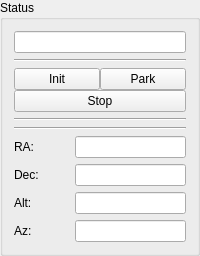
      <widget class="QGroupBox" name="groupStatus">
       <property name="title">
        <string>Status</string>
       </property>
       <layout class="QVBoxLayout" name="verticalLayout">
        <item>
         <widget class="QLineEdit" name="labelStatus">
          <property name="alignment">
           <set>Qt::AlignCenter</set>
          </property>
          <property name="readOnly">
           <bool>true</bool>
          </property>
         </widget>
        </item>
        <item>
         <widget class="Line" name="line_3">
          <property name="orientation">
           <enum>Qt::Horizontal</enum>
          </property>
         </widget>
        </item>
        <item>
         <layout class="QGridLayout" name="gridLayout_5">
          <property name="spacing">
           <number>0</number>
          </property>
          <item row="0" column="0">
           <widget class="QPushButton" name="buttonInit">
            <property name="text">
             <string>Init</string>
            </property>
           </widget>
          </item>
          <item row="0" column="1">
           <widget class="QPushButton" name="buttonPark">
            <property name="text">
             <string>Park</string>
            </property>
           </widget>
          </item>
          <item row="1" column="0" colspan="2">
           <widget class="QPushButton" name="buttonStop">
            <property name="text">
             <string>Stop</string>
            </property>
           </widget>
          </item>
         </layout>
        </item>
        <item>
         <widget class="Line" name="line_5">
          <property name="orientation">
           <enum>Qt::Horizontal</enum>
          </property>
         </widget>
        </item>
        <item>
         <widget class="Line" name="line_4">
          <property name="orientation">
           <enum>Qt::Horizontal</enum>
          </property>
         </widget>
        </item>
        <item>
         <layout class="QGridLayout" name="gridLayout" columnstretch="1,2">
          <item row="0" column="0">
           <widget class="QLabel" name="label">
            <property name="text">
             <string>RA:</string>
            </property>
           </widget>
          </item>
          <item row="0" column="1">
           <widget class="QLineEdit" name="labelCurRA">
            <property name="alignment">
             <set>Qt::AlignCenter</set>
            </property>
            <property name="readOnly">
             <bool>true</bool>
            </property>
           </widget>
          </item>
          <item row="1" column="0">
           <widget class="QLabel" name="label_2">
            <property name="text">
             <string>Dec:</string>
            </property>
           </widget>
          </item>
          <item row="1" column="1">
           <widget class="QLineEdit" name="labelCurDec">
            <property name="alignment">
             <set>Qt::AlignCenter</set>
            </property>
            <property name="readOnly">
             <bool>true</bool>
            </property>
           </widget>
          </item>
          <item row="2" column="0">
           <widget class="QLabel" name="label_3">
            <property name="text">
             <string>Alt:</string>
            </property>
           </widget>
          </item>
          <item row="2" column="1">
           <widget class="QLineEdit" name="labelCurAlt">
            <property name="alignment">
             <set>Qt::AlignCenter</set>
            </property>
            <property name="readOnly">
             <bool>true</bool>
            </property>
           </widget>
          </item>
          <item row="3" column="0">
           <widget class="QLabel" name="label_4">
            <property name="text">
             <string>Az:</string>
            </property>
           </widget>
          </item>
          <item row="3" column="1">
           <widget class="QLineEdit" name="labelCurAz">
            <property name="alignment">
             <set>Qt::AlignCenter</set>
            </property>
            <property name="readOnly">
             <bool>true</bool>
            </property>
           </widget>
          </item>
         </layout>
        </item>
       </layout>
      </widget>
